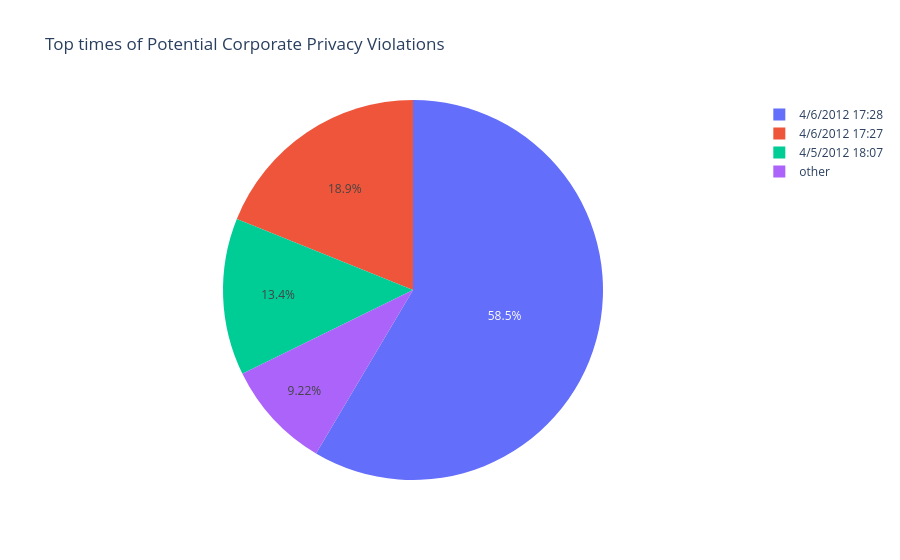

Write notebook code for a chart like this one.
### Code cell
# frequency_IDS_df = IDS_df.groupby('time').size().reset_index(name='Num')
IDS_df_filtered = IDS_df.query("` classification`==' Potential Corporate Privacy Violation'")
IDS_df_filtered.loc[~((IDS_df_filtered['time']=='4/6/2012 17:28') | (IDS_df_filtered['time']=='4/6/2012 17:27') | (IDS_df_filtered['time']=='4/5/2012 18:07')),'time'] = "other"
fig = px.pie(IDS_df_filtered, names='time', title='Top times of Potential Corporate Privacy Violations')
fig.show()
# frequency_IDS_df.head()

### Figure 1 — Plotly figure (JSON) as saved in the notebook; plotly's stock layout.template omitted (floating-point values rounded to 4 significant figures; data arrays with more than 128 entries replaced by an {"elided": "..."} marker saying what was removed)
{"data": [{"domain": {"x": [0, 1], "y": [0, 1]}, "hovertemplate": "time=%{label}<extra></extra>", "labels": {"elided": "434 str values"}, "legendgroup": "", "name": "", "showlegend": true, "type": "pie"}], "layout": {"legend": {"tracegroupgap": 0}, "title": {"text": "Top times of Potential Corporate Privacy Violations"}}}
